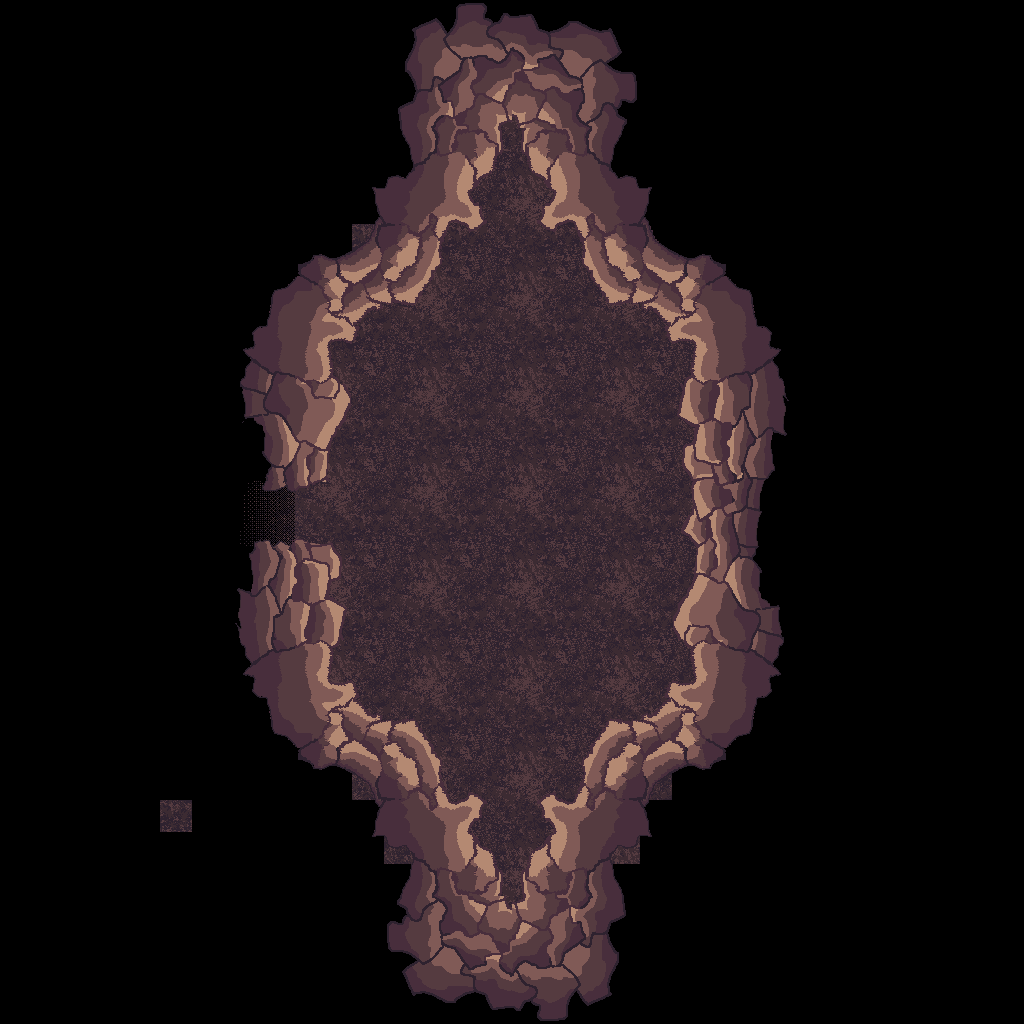

A level layout from a 2D game, rendered from its tile map. Below: a short description, then the map file with tile-grid data replaced by summaries:
An orthogonal 32x32 tile map with 32x32 px tiles, 3 tile layers (Tile Layer 2, Tile Layer 4, Tile Layer 3), 2 tilesets and 7 objects (3x Wall, 2x SavePoint, Entrance, Door).

<map version="1.10" tiledversion="1.11.2" orientation="orthogonal" renderorder="right-down" width="32" height="32" tilewidth="32" tileheight="32" infinite="0" nextlayerid="8" nextobjectid="9">
 <tileset firstgid="1" source="../tilesets/floor1-features.tsx" />
 <tileset firstgid="4097" source="../Caverns Floor 1.tsx" />
 <layer id="6" name="Tile Layer 2" width="32" height="32">
  <data>[1024 cells, 1024 non-empty, 9 distinct tile ids]</data>
 </layer>
 <layer id="7" name="Tile Layer 4" width="32" height="32">
  <data>[1024 cells, 679 non-empty, 1 distinct tile ids]</data>
 </layer>
 <layer id="5" name="Tile Layer 3" width="32" height="32">
  <data>[1024 cells, 416 non-empty, 152 distinct tile ids]</data>
 </layer>
 <objectgroup id="2" name="walls">
  <object id="1" name="Wall" x="513" y="173" rotation="90">
   <polygon points="0,0 210,186 311,189 317,275 -68,277" />
  </object>
  <object id="2" name="Wall" x="530" y="177" rotation="90">
   <polygon points="0,0 208,-162 506,-163 625,-15 714,5 723,-238 -13,-238" />
  </object>
  <object id="3" name="Wall" x="333" y="555" rotation="90">
   <polygon points="0,0 128,-3 208,-108 324,-166 313,77 -7,77" />
  </object>
 </objectgroup>
 <objectgroup id="4" name="doors">
  <object id="5" name="Entrance" x="332" y="521">
   <point />
  </object>
  <object id="6" name="SavePoint" x="520" y="501">
   <point />
  </object>
  <object id="8" name="SavePoint" x="520" y="501">
   <point />
  </object>
  <object id="7" name="Door" x="252" y="491" width="28" height="56">
   <properties>
    <property name="targetObj" value="Entrance4" />
    <property name="targetRoom" value="room4" />
   </properties>
  </object>
 </objectgroup>
</map>
